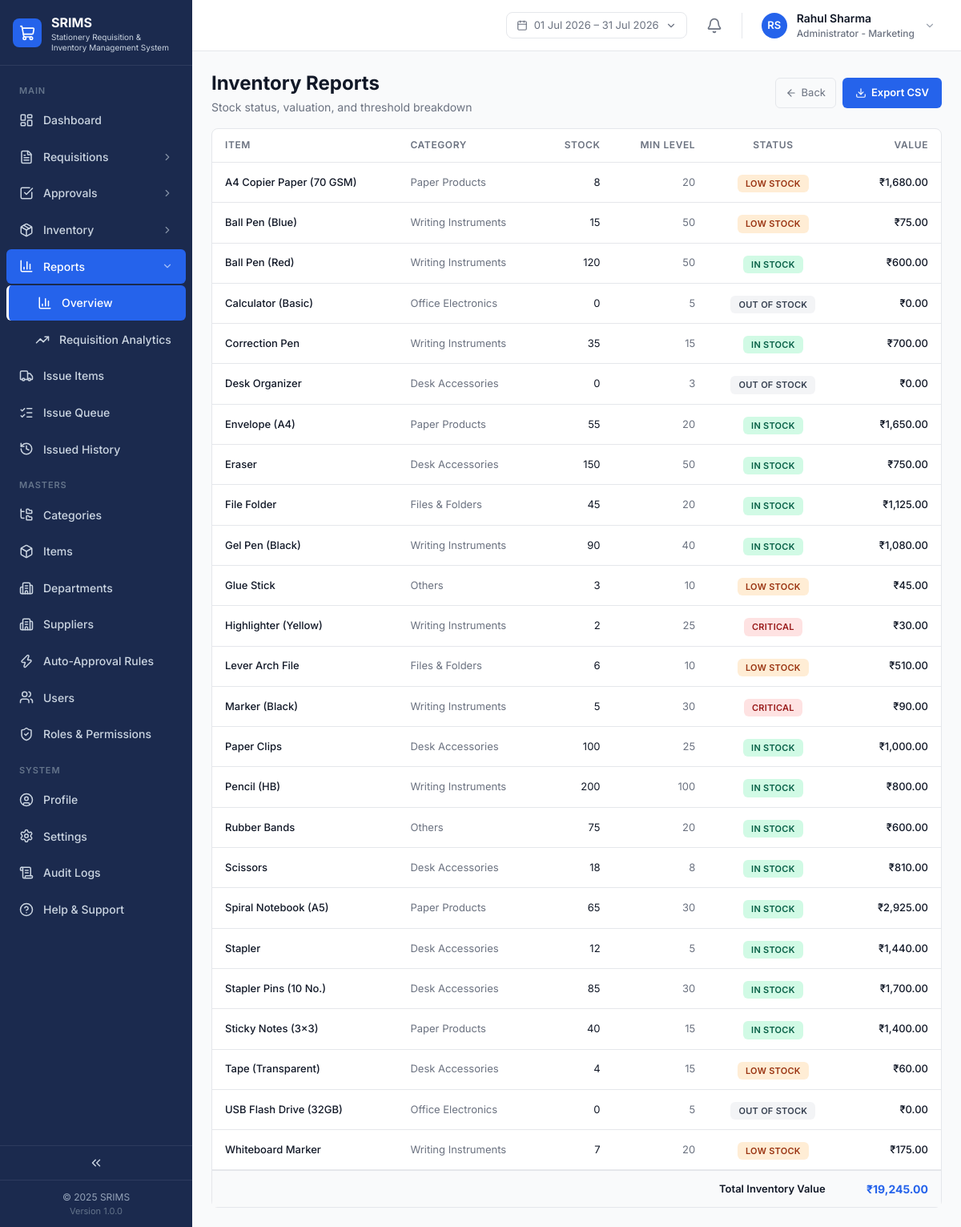
Screenshot of /reports.php?view=inventory (signed in) with the database file from the repository.
### tables this page shows
CREATE TABLE IF NOT EXISTS `items` (
  `id` VARCHAR(40) NOT NULL PRIMARY KEY,
  `name` VARCHAR(191) NOT NULL,
  `category_id` VARCHAR(40) NOT NULL,
  `unit` VARCHAR(40) NOT NULL,
  `unit_price` DECIMAL(12,2) NOT NULL DEFAULT 0,
  `current_stock` INT NOT NULL DEFAULT 0,
  `min_stock_level` INT NOT NULL DEFAULT 10,
  `is_active` TINYINT(1) NOT NULL DEFAULT 1,
  `icon_key` VARCHAR(191) DEFAULT NULL,
  KEY `idx_items_category` (`category_id`),
  CONSTRAINT `fk_items_category` FOREIGN KEY (`category_id`) REFERENCES `categories` (`id`)
);

CREATE TABLE IF NOT EXISTS `categories` (
  `id` VARCHAR(40) NOT NULL PRIMARY KEY,
  `name` VARCHAR(191) NOT NULL UNIQUE,
  `parent_id` VARCHAR(40) DEFAULT NULL,
  `icon` VARCHAR(60) DEFAULT NULL,
  `color` VARCHAR(20) DEFAULT NULL,
  `bg_color` VARCHAR(20) DEFAULT NULL,
  KEY `idx_categories_parent` (`parent_id`),
  CONSTRAINT `fk_categories_parent` FOREIGN KEY (`parent_id`) REFERENCES `categories` (`id`)
);

### reports.php (the view, shortened to what this page needs)
<?php
require_once __DIR__ . '/config.php';
$view = $_GET['view'] ?? null;
include __DIR__ . '/includes/header.php';
include __DIR__ . '/includes/app-shell-start.php';
?>
<?php if (!$view): ?>
<div class="mb-6"><h1 class="text-page-title text-text-primary">Reports</h1><p class="text-page-subtitle text-text-secondary mt-1">Generate and export reports across the system</p></div>
<div class="grid grid-cols-1 gap-4 sm:grid-cols-2 lg:grid-cols-4">
    <a href="?view=inventory" class="rounded-card border border-border bg-surface-card p-card-padding text-left hover:border-brand-primary hover:shadow-sm transition-all block">
        <div class="mb-3 flex h-10 w-10 items-center justify-center rounded-lg bg-tint-blue-bg"><i data-lucide="package" class="text-tint-blue-icon" style="width:20px;height:20px"></i></div>
        <h3 class="text-[15px] font-semibold text-text-primary mb-1">Inventory Reports</h3><p class="text-[12px] text-text-secondary">Stock status, fast-moving items, and valuation</p>
    </a>
    <a href="?view=requisitions" class="rounded-card border border-border bg-surface-card p-card-padding text-left hover:border-brand-primary hover:shadow-sm transition-all block">
        <div class="mb-3 flex h-10 w-10 items-center justify-center rounded-lg bg-tint-green-bg"><i data-lucide="file-text" class="text-tint-green-icon" style="width:20px;height:20px"></i></div>
        <h3 class="text-[15px] font-semibold text-text-primary mb-1">Requisition History</h3><p class="text-[12px] text-text-secondary">Filterable by date, department, user, or category</p>
    </a>
    <a href="?view=audit" class="rounded-card border border-border bg-surface-card p-card-padding text-left hover:border-brand-primary hover:shadow-sm transition-all block">
        <div class="mb-3 flex h-10 w-10 items-center justify-center rounded-lg bg-tint-purple-bg"><i data-lucide="scroll-text" class="text-tint-purple-icon" style="width:20px;height:20px"></i></div>
        <h3 class="text-[15px] font-semibold text-text-primary mb-1">Audit Trail</h3><p class="text-[12px] text-text-secondary">Who did what, when, across the whole system</p>
    </a>
    <?php if ($user['role'] === 'ADMIN'): ?>
    <a href="?view=users" class="rounded-card border border-border bg-surface-card p-card-padding text-left hover:border-brand-primary hover:shadow-sm transition-all block">
        <div class="mb-3 flex h-10 w-10 items-center justify-center rounded-lg bg-tint-green-bg"><i data-lucide="users" class="text-tint-green-icon" style="width:20px;height:20px"></i></div>
        <h3 class="text-[15px] font-semibold text-text-primary mb-1">User-wise Report</h3><p class="text-[12px] text-text-secondary">Every user's requisition activity, drill into full history — Admin only</p>
    </a>
    <a href="reports/requisition-analytics.php" class="rounded-card border border-border bg-surface-card p-card-padding text-left hover:border-brand-primary hover:shadow-sm transition-all block">
        <div class="mb-3 flex h-10 w-10 items-center justify-center rounded-lg bg-tint-amber-bg"><i data-lucide="trending-up" class="text-tint-amber-icon" style="width:20px;height:20px"></i></div>
        <h3 class="text-[15px] font-semibold text-text-primary mb-1">Requisition Analytics</h3><p class="text-[12px] text-text-secondary">Item demand patterns and per-user statistics — Admin only</p>
    </a>
    <?php endif; ?>
</div>
<?php elseif ($view === 'inventory'):
    $items = $pdo->query('SELECT i.*, c.name AS category_name FROM items i LEFT JOIN categories c ON c.id = i.category_id ORDER BY i.name')->fetchAll();
    $totalValue = array_sum(array_map(fn($i) => $i['current_stock'] * $i['unit_price'], $items));
?>
<div class="mb-4 flex flex-col gap-3 sm:flex-row sm:items-center sm:justify-between">
    <div><h1 class="text-page-title text-text-primary">Inventory Reports</h1><p class="text-page-subtitle text-text-secondary mt-1">Stock status, valuation, and threshold breakdown</p></div>
    <div class="flex gap-2">
        <a href="?" class="flex items-center gap-1.5 rounded-button border border-border px-3 py-2 text-[13px] text-text-secondary hover:bg-gray-50"><i data-lucide="arrow-left" style="width:14px;height:14px"></i> Back</a>
        <a href="?export=inventory" class="flex items-center gap-1.5 rounded-button bg-brand-primary px-4 py-2 text-[13px] font-semibold text-white hover:bg-brand-primary-hover"><i data-lucide="download" style="width:14px;height:14px"></i> Export CSV</a>
    </div>
</div>
<div class="rounded-card border border-border bg-surface-card">
    <div class="overflow-x-auto">
        <table class="w-full">
            <thead><tr class="border-b border-border">
                <th class="px-4 py-3 text-left text-table-header uppercase tracking-table-header text-text-secondary">Item</th>
                <th class="px-4 py-3 text-left text-table-header uppercase tracking-table-header text-text-secondary">Category</th>
                <th class="px-4 py-3 text-right text-table-header uppercase tracking-table-header text-text-secondary">Stock</th>
                <th class="px-4 py-3 text-right text-table-header uppercase tracking-table-header text-text-secondary">Min Level</th>
                <th class="px-4 py-3 text-center text-table-header uppercase tracking-table-header text-text-secondary">Status</th>
                <th class="px-4 py-3 text-right text-table-header uppercase tracking-table-header text-text-secondary">Value</th>
            </tr></thead>
            <tbody>
                <?php foreach ($items as $i): ?>
                <tr class="border-b border-border last:border-0">
                    <td class="px-4 py-3 text-[13px] font-medium text-text-primary"><?= e($i['name']) ?></td>
                    <td class="px-4 py-3 text-[13px] text-text-secondary"><?= e($i['category_name']) ?></td>
                    <td class="px-4 py-3 text-right text-[13px] text-text-primary"><?= (int) $i['current_stock'] ?></td>
                    <td class="px-4 py-3 text-right text-[13px] text-text-secondary"><?= (int) $i['min_stock_level'] ?></td>
                    <td class="px-4 py-3 text-center"><?= statusPill(stockStatusVariant(getStockStatus($i))) ?></td>
                    <td class="px-4 py-3 text-right text-[13px] font-medium text-text-primary"><?= formatCurrency($i['current_stock'] * $i['unit_price']) ?></td>
                </tr>
                <?php endforeach; ?>
            </tbody>
            <tfoot><tr class="border-t-2 border-border bg-gray-50">
                <td colspan="5" class="px-4 py-3 text-right text-[13px] font-semibold text-text-primary">Total Inventory Value</td>
                <td class="px-4 py-3 text-right text-[14px] font-bold text-brand-primary"><?= formatCurrency($totalValue) ?></td>
            </tr></tfoot>
        </table>
    </div>
</div>
<?php endif; ?>
<?php include __DIR__ . '/includes/app-shell-end.php'; ?>

### includes/functions.php (shortened to what this page needs)
<?php
function formatCurrency(float $amount): string
{
    $formatted = number_format($amount, 2);
    if (preg_match('/^(-?)(\d+)(\.\d{2})$/', $formatted === '' ? '0.00' : str_replace(',', '', $formatted), $m)) {
        $sign = $m[1];
        $intPart = $m[2];
        $decPart = $m[3];
        if (strlen($intPart) > 3) {
            $last3 = substr($intPart, -3);
            $rest  = substr($intPart, 0, -3);
            $rest  = preg_replace('/\B(?=(\d{2})+(?!\d))/', ',', $rest);
            $intPart = $rest . ',' . $last3;
        }
        $formatted = $sign . $intPart . $decPart;
    }
    return '₹' . $formatted;
}
function getStockStatus(array $item): string
{
    $stock = (int) $item['current_stock'];
    $min   = (int) $item['min_stock_level'];
    if ($stock === 0) return 'OUT_OF_STOCK';
    if ($stock <= $min * 0.2) return 'CRITICAL';
    if ($stock < $min) return 'LOW';
    return 'IN_STOCK';
}
function statusPill(string $variant, ?string $label = null): string
{
    $styles = [
        'pending'    => 'bg-status-pending-bg text-status-pending-text',
        'approved'   => 'bg-status-approved-bg text-status-approved-text',
        'issued'     => 'bg-status-issued-bg text-status-issued-text',
        'rejected'   => 'bg-status-rejected-bg text-status-rejected-text',
        'new'        => 'bg-status-new-bg text-status-new-text',
        'low'        => 'bg-status-low-bg text-status-low-text',
        'critical'   => 'bg-status-critical-bg text-status-critical-text',
        'inStock'    => 'bg-status-in-stock-bg text-status-in-stock-text',
        'outOfStock' => 'bg-status-out-of-stock-bg text-status-out-of-stock-text',
        'partial'    => 'bg-status-partial-bg text-status-partial-text',
        'draft'      => 'bg-status-draft-bg text-status-draft-text',
        'inward'     => 'bg-status-approved-bg text-status-approved-text',
        'outward'    => 'bg-status-rejected-bg text-status-rejected-text',
    ];
    $labels = [
        'pending'    => 'Pending Approval',
        'approved'   => 'Approved',
        'issued'     => 'Issued',
        'rejected'   => 'Rejected',
        'new'        => 'New',
        'low'        => 'Low Stock',
        'critical'   => 'Critical',
        'inStock'    => 'In Stock',
        'outOfStock' => 'Out of Stock',
        'partial'    => 'Partial',
        'draft'      => 'Draft',
        'inward'     => 'Inward',
        'outward'    => 'Outward',
    ];
    $cls  = $styles[$variant] ?? 'bg-gray-100 text-gray-700';
    $text = $label ?? ($labels[$variant] ?? $variant);
    return '<span class="inline-flex items-center rounded-pill px-2.5 py-1 text-status-pill uppercase tracking-wide ' . $cls . '">'
        . htmlspecialchars($text, ENT_QUOTES) . '</span>';
}
function stockStatusVariant(string $status): string
{
    $map = [
        'IN_STOCK' => 'inStock', 'LOW' => 'low', 'CRITICAL' => 'critical', 'OUT_OF_STOCK' => 'outOfStock',
    ];
    return $map[$status] ?? 'inStock';
}
function e(?string $s): string
{
    return htmlspecialchars((string) $s, ENT_QUOTES, 'UTF-8');
}

### assets/css/custom.css (style rules this page uses)
:root { --sidebar-bg: #1B2A4E; --sidebar-active: #2563EB; --sidebar-text: #CBD5E1; --sidebar-text-hi: #FFFFFF; --sidebar-section: #64748B; --sidebar-border: #2D3B5E; --bg-app: #F9FAFB; --bg-card: #FFFFFF; --border: #E5E7EB; --border-strong: #D1D5DB; --text-primary: #111827; --text-secondary: #6B7280; --text-muted: #9CA3AF; --primary: #2563EB; --primary-hover: #1D4ED8; }
body { color: var(--text-primary); background: var(--bg-app); }

### rows the page displays
items: name "A4 Copier Paper (70 GSM)", category.name "Paper Products", current_stock "8", min_stock_level "20", text "LOW STOCK", formatCurrency($i['current_stock'] * $i['unit_price']) "₹1,680.00"
items: name "Ball Pen (Blue)", category.name "Writing Instruments", current_stock "15", min_stock_level "50", text "LOW STOCK", formatCurrency($i['current_stock'] * $i['unit_price']) "₹75.00"
items: name "Ball Pen (Red)", category.name "Writing Instruments", current_stock "120", min_stock_level "50", text "IN STOCK", formatCurrency($i['current_stock'] * $i['unit_price']) "₹600.00"
items: name "Calculator (Basic)", category.name "Office Electronics", current_stock "0", min_stock_level "5", text "OUT OF STOCK", formatCurrency($i['current_stock'] * $i['unit_price']) "₹0.00"
items: name "Correction Pen", category.name "Writing Instruments", current_stock "35", min_stock_level "15", text "IN STOCK", formatCurrency($i['current_stock'] * $i['unit_price']) "₹700.00"
items: name "Desk Organizer", category.name "Desk Accessories", current_stock "0", min_stock_level "3", text "OUT OF STOCK", formatCurrency($i['current_stock'] * $i['unit_price']) "₹0.00"
items: name "Envelope (A4)", category.name "Paper Products", current_stock "55", min_stock_level "20", text "IN STOCK", formatCurrency($i['current_stock'] * $i['unit_price']) "₹1,650.00"
items: name "Eraser", category.name "Desk Accessories", current_stock "150", min_stock_level "50", text "IN STOCK", formatCurrency($i['current_stock'] * $i['unit_price']) "₹750.00"
items: name "File Folder", category.name "Files & Folders", current_stock "45", min_stock_level "20", text "IN STOCK", formatCurrency($i['current_stock'] * $i['unit_price']) "₹1,125.00"
items: name "Gel Pen (Black)", category.name "Writing Instruments", current_stock "90", min_stock_level "40", text "IN STOCK", formatCurrency($i['current_stock'] * $i['unit_price']) "₹1,080.00"
items: name "Glue Stick", category.name "Others", current_stock "3", min_stock_level "10", text "LOW STOCK", formatCurrency($i['current_stock'] * $i['unit_price']) "₹45.00"
items: name "Highlighter (Yellow)", category.name "Writing Instruments", current_stock "2", min_stock_level "25", text "CRITICAL", formatCurrency($i['current_stock'] * $i['unit_price']) "₹30.00"
items: name "Lever Arch File", category.name "Files & Folders", current_stock "6", min_stock_level "10", text "LOW STOCK", formatCurrency($i['current_stock'] * $i['unit_price']) "₹510.00"
items: name "Marker (Black)", category.name "Writing Instruments", current_stock "5", min_stock_level "30", text "CRITICAL", formatCurrency($i['current_stock'] * $i['unit_price']) "₹90.00"
items: name "Paper Clips", category.name "Desk Accessories", current_stock "100", min_stock_level "25", text "IN STOCK", formatCurrency($i['current_stock'] * $i['unit_price']) "₹1,000.00"
items: name "Pencil (HB)", category.name "Writing Instruments", current_stock "200", min_stock_level "100", text "IN STOCK", formatCurrency($i['current_stock'] * $i['unit_price']) "₹800.00"
items: name "Rubber Bands", category.name "Others", current_stock "75", min_stock_level "20", text "IN STOCK", formatCurrency($i['current_stock'] * $i['unit_price']) "₹600.00"
items: name "Scissors", category.name "Desk Accessories", current_stock "18", min_stock_level "8", text "IN STOCK", formatCurrency($i['current_stock'] * $i['unit_price']) "₹810.00"
items: name "Spiral Notebook (A5)", category.name "Paper Products", current_stock "65", min_stock_level "30", text "IN STOCK", formatCurrency($i['current_stock'] * $i['unit_price']) "₹2,925.00"
items: name "Stapler", category.name "Desk Accessories", current_stock "12", min_stock_level "5", text "IN STOCK", formatCurrency($i['current_stock'] * $i['unit_price']) "₹1,440.00"
items: name "Stapler Pins (10 No.)", category.name "Desk Accessories", current_stock "85", min_stock_level "30", text "IN STOCK", formatCurrency($i['current_stock'] * $i['unit_price']) "₹1,700.00"
items: name "Sticky Notes (3x3)", category.name "Paper Products", current_stock "40", min_stock_level "15", text "IN STOCK", formatCurrency($i['current_stock'] * $i['unit_price']) "₹1,400.00"
items: name "Tape (Transparent)", category.name "Desk Accessories", current_stock "4", min_stock_level "15", text "LOW STOCK", formatCurrency($i['current_stock'] * $i['unit_price']) "₹60.00"
items: name "USB Flash Drive (32GB)", category.name "Office Electronics", current_stock "0", min_stock_level "5", text "OUT OF STOCK", formatCurrency($i['current_stock'] * $i['unit_price']) "₹0.00"
items: name "Whiteboard Marker", category.name "Writing Instruments", current_stock "7", min_stock_level "20", text "LOW STOCK", formatCurrency($i['current_stock'] * $i['unit_price']) "₹175.00"

### other values shown
$companyName ?: 'SRIMS' "SRIMS"
$section['title'] "MAIN"
$item['label'] "Dashboard"
$item['label'] "Requisitions"
$item['label'] "Approvals"
$item['label'] "Inventory"
$item['label'] "Reports"
$item['label'] "Overview"
$item['label'] "Requisition Analytics"
$item['label'] "Issue Items"
$item['label'] "Issue Queue"
$item['label'] "Issued History"
$section['title'] "MASTERS"
$item['label'] "Categories"
$item['label'] "Items"
